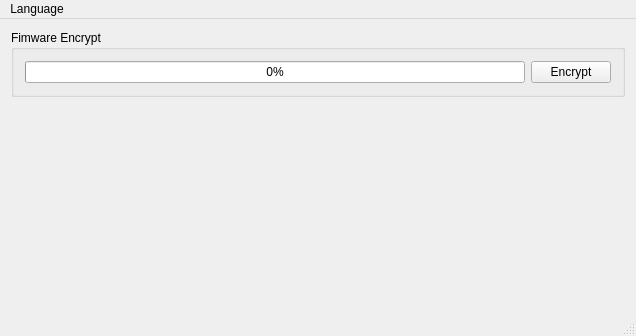
<?xml version="1.0" encoding="UTF-8"?>
<ui version="4.0">
 <class>MainWindow</class>
 <widget class="QMainWindow" name="MainWindow">
  <property name="geometry">
   <rect>
    <x>0</x>
    <y>0</y>
    <width>619</width>
    <height>324</height>
   </rect>
  </property>
  <property name="windowTitle">
   <string>MainWindow</string>
  </property>
  <widget class="QWidget" name="centralWidget">
   <layout class="QVBoxLayout" name="verticalLayout_5">
    <item>
     <widget class="QGroupBox" name="groupBox_Encrypt">
      <property name="title">
       <string>Fimware Encrypt</string>
      </property>
      <layout class="QHBoxLayout" name="horizontalLayout">
       <item>
        <widget class="QWidget" name="widget" native="true">
         <layout class="QVBoxLayout" name="verticalLayout">
          <property name="spacing">
           <number>0</number>
          </property>
          <property name="leftMargin">
           <number>0</number>
          </property>
          <property name="topMargin">
           <number>0</number>
          </property>
          <property name="rightMargin">
           <number>0</number>
          </property>
          <property name="bottomMargin">
           <number>0</number>
          </property>
          <item>
           <widget class="QProgressBar" name="m_progressBar">
            <property name="minimumSize">
             <size>
              <width>500</width>
              <height>16</height>
             </size>
            </property>
            <property name="value">
             <number>0</number>
            </property>
           </widget>
          </item>
         </layout>
        </widget>
       </item>
       <item>
        <widget class="QWidget" name="widget_1" native="true">
         <layout class="QVBoxLayout" name="verticalLayout_2">
          <property name="spacing">
           <number>0</number>
          </property>
          <property name="leftMargin">
           <number>0</number>
          </property>
          <property name="topMargin">
           <number>0</number>
          </property>
          <property name="rightMargin">
           <number>0</number>
          </property>
          <property name="bottomMargin">
           <number>0</number>
          </property>
          <item>
           <widget class="QPushButton" name="Button_Encrypt">
            <property name="text">
             <string>Encrypt</string>
            </property>
           </widget>
          </item>
         </layout>
        </widget>
       </item>
      </layout>
     </widget>
    </item>
    <item>
     <widget class="QWidget" name="widget_Mul" native="true">
      <property name="minimumSize">
       <size>
        <width>400</width>
        <height>200</height>
       </size>
      </property>
      <layout class="QHBoxLayout" name="horizontalLayout_3">
       <property name="spacing">
        <number>0</number>
       </property>
       <property name="leftMargin">
        <number>0</number>
       </property>
       <property name="topMargin">
        <number>0</number>
       </property>
       <property name="rightMargin">
        <number>0</number>
       </property>
       <property name="bottomMargin">
        <number>0</number>
       </property>
       <item>
        <widget class="QWidget" name="widget_3" native="true">
         <property name="minimumSize">
          <size>
           <width>200</width>
           <height>100</height>
          </size>
         </property>
         <layout class="QVBoxLayout" name="verticalLayout_4">
          <property name="spacing">
           <number>0</number>
          </property>
          <property name="leftMargin">
           <number>0</number>
          </property>
          <property name="topMargin">
           <number>0</number>
          </property>
          <property name="rightMargin">
           <number>0</number>
          </property>
          <property name="bottomMargin">
           <number>0</number>
          </property>
          <item>
           <widget class="Form_Encrypt" name="widget_D1" native="true"/>
          </item>
          <item>
           <widget class="Form_Encrypt" name="widget_D2" native="true"/>
          </item>
          <item>
           <widget class="Form_Encrypt" name="widget_D3" native="true"/>
          </item>
          <item>
           <widget class="Form_Encrypt" name="widget_D4" native="true"/>
          </item>
          <item>
           <widget class="Form_Encrypt" name="widget_D5" native="true"/>
          </item>
         </layout>
        </widget>
       </item>
       <item>
        <widget class="QWidget" name="widget_2" native="true">
         <property name="minimumSize">
          <size>
           <width>200</width>
           <height>100</height>
          </size>
         </property>
         <layout class="QVBoxLayout" name="verticalLayout_3">
          <property name="spacing">
           <number>0</number>
          </property>
          <property name="leftMargin">
           <number>0</number>
          </property>
          <property name="topMargin">
           <number>0</number>
          </property>
          <property name="rightMargin">
           <number>0</number>
          </property>
          <property name="bottomMargin">
           <number>0</number>
          </property>
          <item>
           <widget class="Form_Encrypt" name="widget_D6" native="true"/>
          </item>
          <item>
           <widget class="Form_Encrypt" name="widget_D7" native="true"/>
          </item>
          <item>
           <widget class="Form_Encrypt" name="widget_D8" native="true"/>
          </item>
          <item>
           <widget class="Form_Encrypt" name="widget_D9" native="true"/>
          </item>
          <item>
           <widget class="Form_Encrypt" name="widget_D10" native="true"/>
          </item>
         </layout>
        </widget>
       </item>
      </layout>
     </widget>
    </item>
   </layout>
  </widget>
  <widget class="QMenuBar" name="menuBar">
   <property name="geometry">
    <rect>
     <x>0</x>
     <y>0</y>
     <width>619</width>
     <height>23</height>
    </rect>
   </property>
   <widget class="QMenu" name="menuLanguage">
    <property name="title">
     <string>Language</string>
    </property>
    <addaction name="actionEnglish"/>
    <addaction name="actionSimplified_Chinese"/>
   </widget>
   <addaction name="menuLanguage"/>
  </widget>
  <widget class="QStatusBar" name="statusBar"/>
  <action name="actionEnglish">
   <property name="checkable">
    <bool>true</bool>
   </property>
   <property name="text">
    <string>English</string>
   </property>
  </action>
  <action name="actionSimplified_Chinese">
   <property name="checkable">
    <bool>true</bool>
   </property>
   <property name="text">
    <string>Simplified Chinese</string>
   </property>
  </action>
 </widget>
 <layoutdefault spacing="6" margin="11"/>
 <customwidgets>
  <customwidget>
   <class>Form_Encrypt</class>
   <extends>QWidget</extends>
   <header location="global">form_encrypt.h</header>
   <container>1</container>
  </customwidget>
 </customwidgets>
 <resources/>
 <connections/>
</ui>
